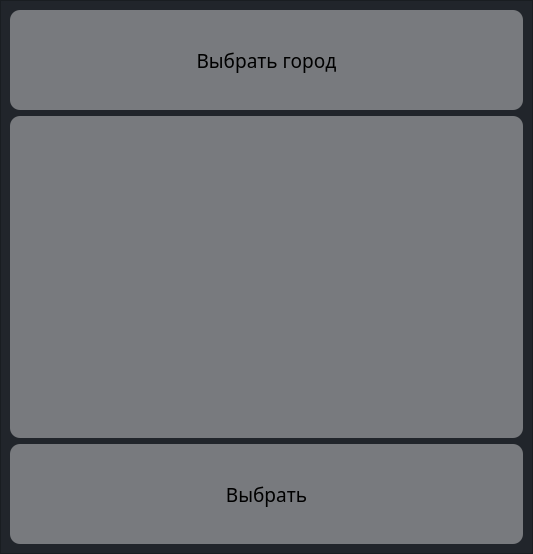
<?xml version="1.0" encoding="UTF-8"?>
<ui version="4.0">
 <class>Form</class>
 <widget class="QWidget" name="Form">
  <property name="geometry">
   <rect>
    <x>0</x>
    <y>0</y>
    <width>533</width>
    <height>554</height>
   </rect>
  </property>
  <property name="windowTitle">
   <string>Form</string>
  </property>
  <layout class="QVBoxLayout" name="verticalLayout">
   <property name="spacing">
    <number>0</number>
   </property>
   <property name="leftMargin">
    <number>0</number>
   </property>
   <property name="topMargin">
    <number>0</number>
   </property>
   <property name="rightMargin">
    <number>0</number>
   </property>
   <property name="bottomMargin">
    <number>0</number>
   </property>
   <item>
    <widget class="QFrame" name="frame">
     <property name="styleSheet">
      <string notr="true">background-color: rgb(33, 37, 43);</string>
     </property>
     <property name="frameShape">
      <enum>QFrame::StyledPanel</enum>
     </property>
     <property name="frameShadow">
      <enum>QFrame::Raised</enum>
     </property>
     <layout class="QGridLayout" name="gridLayout_2">
      <property name="leftMargin">
       <number>9</number>
      </property>
      <property name="topMargin">
       <number>9</number>
      </property>
      <property name="rightMargin">
       <number>9</number>
      </property>
      <property name="bottomMargin">
       <number>9</number>
      </property>
      <property name="horizontalSpacing">
       <number>6</number>
      </property>
      <item row="1" column="0">
       <widget class="QListWidget" name="cityes_list">
        <property name="styleSheet">
         <string notr="true">background-color: rgba(255, 255, 255, 100);
font: 14pt &quot;Century Gothic&quot;;
border-radius: 10px;</string>
        </property>
       </widget>
      </item>
      <item row="2" column="0">
       <widget class="QPushButton" name="edit">
        <property name="minimumSize">
         <size>
          <width>100</width>
          <height>100</height>
         </size>
        </property>
        <property name="font">
         <font>
          <family>Century Gothic</family>
          <pointsize>14</pointsize>
         </font>
        </property>
        <property name="styleSheet">
         <string notr="true">background-color: rgba(255, 255, 255, 100);
border: 0px;
border-radius: 10px;</string>
        </property>
        <property name="text">
         <string>Выбрать</string>
        </property>
       </widget>
      </item>
      <item row="0" column="0">
       <widget class="QLabel" name="label">
        <property name="minimumSize">
         <size>
          <width>200</width>
          <height>100</height>
         </size>
        </property>
        <property name="font">
         <font>
          <family>Century Gothic</family>
          <pointsize>14</pointsize>
         </font>
        </property>
        <property name="styleSheet">
         <string notr="true">background-color: rgba(255, 255, 255, 100);
border: 0px;
border-radius: 10px;</string>
        </property>
        <property name="text">
         <string>Выбрать город</string>
        </property>
        <property name="alignment">
         <set>Qt::AlignCenter</set>
        </property>
       </widget>
      </item>
     </layout>
    </widget>
   </item>
  </layout>
 </widget>
 <resources/>
 <connections/>
</ui>
